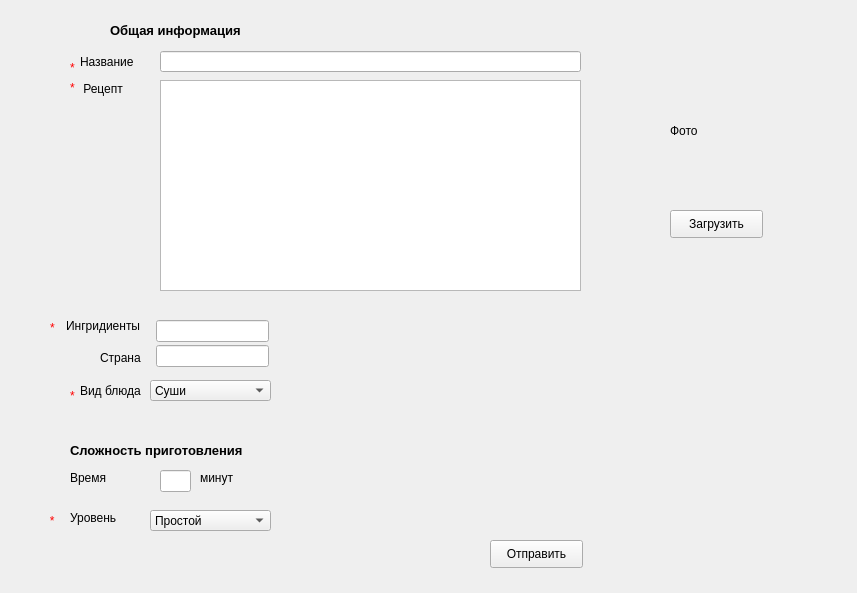
<?xml version="1.0" encoding="UTF-8"?>
<ui version="4.0">
 <class>InsertRecipe</class>
 <widget class="QWidget" name="InsertRecipe">
  <property name="geometry">
   <rect>
    <x>0</x>
    <y>0</y>
    <width>857</width>
    <height>593</height>
   </rect>
  </property>
  <property name="windowTitle">
   <string>Form</string>
  </property>
  <widget class="QLabel" name="label">
   <property name="geometry">
    <rect>
     <x>80</x>
     <y>51</y>
     <width>91</width>
     <height>21</height>
    </rect>
   </property>
   <property name="text">
    <string>Название</string>
   </property>
  </widget>
  <widget class="QLineEdit" name="lineEdit">
   <property name="geometry">
    <rect>
     <x>160</x>
     <y>51</y>
     <width>421</width>
     <height>21</height>
    </rect>
   </property>
  </widget>
  <widget class="QLineEdit" name="lineEdit_3">
   <property name="geometry">
    <rect>
     <x>156</x>
     <y>320</y>
     <width>113</width>
     <height>22</height>
    </rect>
   </property>
  </widget>
  <widget class="QLineEdit" name="lineEdit_4">
   <property name="geometry">
    <rect>
     <x>156</x>
     <y>345</y>
     <width>113</width>
     <height>22</height>
    </rect>
   </property>
  </widget>
  <widget class="QLineEdit" name="lineEdit_6">
   <property name="geometry">
    <rect>
     <x>160</x>
     <y>470</y>
     <width>31</width>
     <height>22</height>
    </rect>
   </property>
  </widget>
  <widget class="QLabel" name="label_2">
   <property name="geometry">
    <rect>
     <x>80</x>
     <y>81</y>
     <width>55</width>
     <height>16</height>
    </rect>
   </property>
   <property name="text">
    <string> Рецепт</string>
   </property>
  </widget>
  <widget class="QLabel" name="label_3">
   <property name="geometry">
    <rect>
     <x>66</x>
     <y>315</y>
     <width>91</width>
     <height>21</height>
    </rect>
   </property>
   <property name="text">
    <string>Ингридиенты</string>
   </property>
  </widget>
  <widget class="QLabel" name="label_4">
   <property name="geometry">
    <rect>
     <x>100</x>
     <y>350</y>
     <width>55</width>
     <height>16</height>
    </rect>
   </property>
   <property name="text">
    <string>Страна</string>
   </property>
  </widget>
  <widget class="QLabel" name="label_5">
   <property name="geometry">
    <rect>
     <x>80</x>
     <y>381</y>
     <width>71</width>
     <height>20</height>
    </rect>
   </property>
   <property name="text">
    <string>Вид блюда</string>
   </property>
  </widget>
  <widget class="QLabel" name="label_6">
   <property name="geometry">
    <rect>
     <x>70</x>
     <y>470</y>
     <width>55</width>
     <height>16</height>
    </rect>
   </property>
   <property name="text">
    <string>Время</string>
   </property>
  </widget>
  <widget class="QLabel" name="label_7">
   <property name="geometry">
    <rect>
     <x>70</x>
     <y>510</y>
     <width>101</width>
     <height>16</height>
    </rect>
   </property>
   <property name="text">
    <string>Уровень</string>
   </property>
  </widget>
  <widget class="QLabel" name="label_8">
   <property name="geometry">
    <rect>
     <x>70</x>
     <y>440</y>
     <width>241</width>
     <height>20</height>
    </rect>
   </property>
   <property name="font">
    <font>
     <family>Arial</family>
     <pointsize>10</pointsize>
     <weight>75</weight>
     <bold>true</bold>
    </font>
   </property>
   <property name="text">
    <string>Сложность приготовления</string>
   </property>
  </widget>
  <widget class="QLabel" name="label_9">
   <property name="geometry">
    <rect>
     <x>110</x>
     <y>20</y>
     <width>181</width>
     <height>21</height>
    </rect>
   </property>
   <property name="font">
    <font>
     <family>Arial</family>
     <pointsize>10</pointsize>
     <weight>75</weight>
     <bold>true</bold>
    </font>
   </property>
   <property name="text">
    <string>Общая информация</string>
   </property>
  </widget>
  <widget class="QLabel" name="label_10">
   <property name="geometry">
    <rect>
     <x>70</x>
     <y>60</y>
     <width>16</width>
     <height>16</height>
    </rect>
   </property>
   <property name="styleSheet">
    <string notr="true">color: rgb(255, 0, 0)</string>
   </property>
   <property name="text">
    <string>*</string>
   </property>
  </widget>
  <widget class="QLabel" name="label_11">
   <property name="geometry">
    <rect>
     <x>70</x>
     <y>80</y>
     <width>16</width>
     <height>16</height>
    </rect>
   </property>
   <property name="styleSheet">
    <string notr="true">color: rgb(255, 0, 0)</string>
   </property>
   <property name="text">
    <string>*</string>
   </property>
  </widget>
  <widget class="QLabel" name="label_12">
   <property name="geometry">
    <rect>
     <x>50</x>
     <y>320</y>
     <width>16</width>
     <height>16</height>
    </rect>
   </property>
   <property name="styleSheet">
    <string notr="true">color: rgb(255, 0, 0)</string>
   </property>
   <property name="text">
    <string>*</string>
   </property>
  </widget>
  <widget class="QLabel" name="label_13">
   <property name="geometry">
    <rect>
     <x>70</x>
     <y>380</y>
     <width>21</width>
     <height>31</height>
    </rect>
   </property>
   <property name="styleSheet">
    <string notr="true">color: rgb(255, 0, 0)</string>
   </property>
   <property name="text">
    <string>*</string>
   </property>
  </widget>
  <widget class="QComboBox" name="comboBox">
   <property name="geometry">
    <rect>
     <x>150</x>
     <y>380</y>
     <width>121</width>
     <height>21</height>
    </rect>
   </property>
   <item>
    <property name="text">
     <string>Суши</string>
    </property>
   </item>
   <item>
    <property name="text">
     <string>Перекус</string>
    </property>
   </item>
   <item>
    <property name="text">
     <string>Закуска</string>
    </property>
   </item>
   <item>
    <property name="text">
     <string>Салат</string>
    </property>
   </item>
   <item>
    <property name="text">
     <string>Суп</string>
    </property>
   </item>
   <item>
    <property name="text">
     <string>Горячее блюдо</string>
    </property>
   </item>
   <item>
    <property name="text">
     <string>Напиток</string>
    </property>
   </item>
   <item>
    <property name="text">
     <string>Десерт</string>
    </property>
   </item>
   <item>
    <property name="text">
     <string>Заготовки</string>
    </property>
   </item>
   <item>
    <property name="text">
     <string>Завтрак</string>
    </property>
   </item>
   <item>
    <property name="text">
     <string>Для детей</string>
    </property>
   </item>
  </widget>
  <widget class="QPushButton" name="pushButton">
   <property name="geometry">
    <rect>
     <x>490</x>
     <y>540</y>
     <width>93</width>
     <height>28</height>
    </rect>
   </property>
   <property name="text">
    <string>Отправить</string>
   </property>
  </widget>
  <widget class="QLabel" name="label_14">
   <property name="geometry">
    <rect>
     <x>200</x>
     <y>470</y>
     <width>55</width>
     <height>16</height>
    </rect>
   </property>
   <property name="text">
    <string>минут</string>
   </property>
  </widget>
  <widget class="QComboBox" name="comboBox_2">
   <property name="geometry">
    <rect>
     <x>150</x>
     <y>510</y>
     <width>121</width>
     <height>21</height>
    </rect>
   </property>
   <item>
    <property name="text">
     <string>Простой</string>
    </property>
   </item>
   <item>
    <property name="text">
     <string>Средний</string>
    </property>
   </item>
   <item>
    <property name="text">
     <string>Сложный</string>
    </property>
   </item>
  </widget>
  <widget class="QLabel" name="label_15">
   <property name="geometry">
    <rect>
     <x>30</x>
     <y>500</y>
     <width>71</width>
     <height>41</height>
    </rect>
   </property>
   <property name="styleSheet">
    <string notr="true">color: rgb(255, 0, 0)</string>
   </property>
   <property name="text">
    <string>      *</string>
   </property>
  </widget>
  <widget class="QTextEdit" name="textEdit">
   <property name="geometry">
    <rect>
     <x>160</x>
     <y>80</y>
     <width>421</width>
     <height>211</height>
    </rect>
   </property>
  </widget>
  <widget class="QLabel" name="label_16">
   <property name="geometry">
    <rect>
     <x>670</x>
     <y>60</y>
     <width>101</width>
     <height>141</height>
    </rect>
   </property>
   <property name="text">
    <string>Фото</string>
   </property>
  </widget>
  <widget class="QPushButton" name="pushButton_2">
   <property name="geometry">
    <rect>
     <x>670</x>
     <y>210</y>
     <width>93</width>
     <height>28</height>
    </rect>
   </property>
   <property name="text">
    <string>Загрузить</string>
   </property>
  </widget>
 </widget>
 <resources/>
 <connections/>
</ui>
